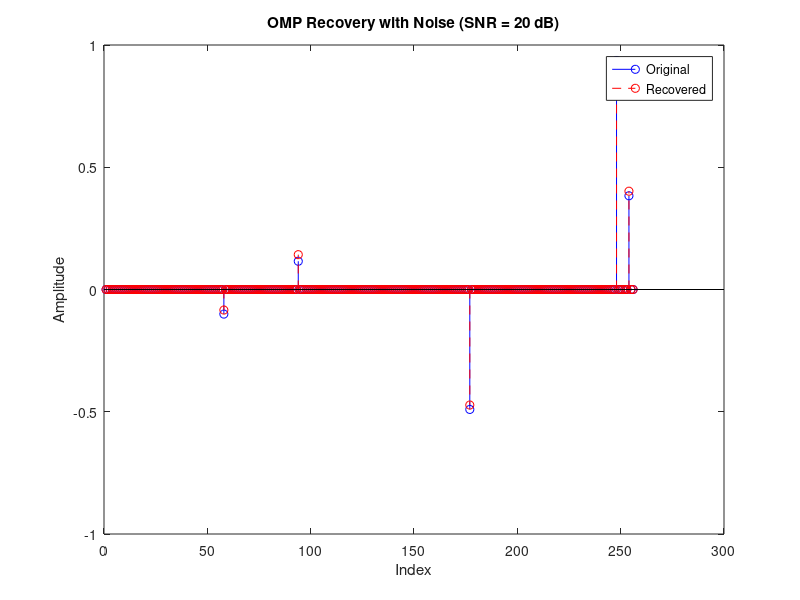

The MATLAB script that drew this image:
clc; close all; clear all;
function x = omp(A, b, K)
    % Store column norms and normalize A
    norms = vecnorm(A);
    A = A ./ norms;

    % Initialization
    r = b;
    Lambda = [];
    N = size(A, 2);
    x = zeros(N, 1);

    for k = 1:K
        proj = abs(A' * r);
        proj(Lambda) = 0;
        [~, lam] = max(proj);
        Lambda = [Lambda, lam];
        Asub = A(:, Lambda);
        x_sub = Asub \ b;
        x = zeros(N, 1);
        % Rescale recovered values
        x(Lambda) = x_sub ./ norms(Lambda)';
        r = b - A .* norms * x;  % A .* norms = original A
    end
end

% Problem dimensions
n = 256;      % signal length
m = 50;      % number of measurements
k = 5;       % sparsity level

% Generate a random sparse signal
x_true = zeros(n, 1);
support = randperm(n, k);
x_true(support) = randn(k, 1);

% Generate sensing matrix (Gaussian)
A = randn(m, n);

% Generate noiseless measurements
b_clean = A * x_true;

% Add Gaussian noise
snr_db = 20;  % desired SNR in dB
signal_power = norm(b_clean)^2 / m;
noise_power = signal_power / (10^(snr_db/10));
noise = sqrt(noise_power) * randn(m, 1);
b_noisy = b_clean + noise;

% Recover using OMP
x_rec = omp(A, b_noisy, k)

% Plot original vs recovered
figure;
stem(x_true, 'bo', 'DisplayName', 'Original'); hold on;
stem(x_rec, 'r--', 'DisplayName', 'Recovered');
legend;
xlabel('Index');
ylabel('Amplitude');
title(sprintf('OMP Recovery with Noise (SNR = %d dB)', snr_db));

% Errors
l2_err = norm(x_true - x_rec);
fprintf('SNR: %d dB\n', snr_db);
fprintf('Reconstruction error (L2 norm): %.4e\n', l2_err);
fprintf('Support recovery accuracy: %d / %d correct\n', ...
    sum((x_rec ~= 0) & (x_true ~= 0)), k);